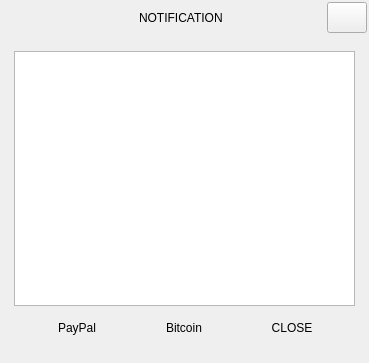
<?xml version="1.0" encoding="UTF-8"?>
<ui version="4.0">
 <class>Notification</class>
 <widget class="QWidget" name="Notification">
  <property name="geometry">
   <rect>
    <x>0</x>
    <y>0</y>
    <width>369</width>
    <height>363</height>
   </rect>
  </property>
  <property name="minimumSize">
   <size>
    <width>369</width>
    <height>363</height>
   </size>
  </property>
  <property name="windowTitle">
   <string>NOTIFICATION</string>
  </property>
  <layout class="QGridLayout" name="gridLayout">
   <property name="leftMargin">
    <number>1</number>
   </property>
   <property name="topMargin">
    <number>1</number>
   </property>
   <property name="rightMargin">
    <number>1</number>
   </property>
   <property name="bottomMargin">
    <number>1</number>
   </property>
   <property name="spacing">
    <number>0</number>
   </property>
   <item row="0" column="0">
    <widget class="QWidget" name="widget_main" native="true">
     <layout class="QGridLayout" name="gridLayout_3">
      <property name="leftMargin">
       <number>1</number>
      </property>
      <property name="topMargin">
       <number>1</number>
      </property>
      <property name="rightMargin">
       <number>1</number>
      </property>
      <property name="bottomMargin">
       <number>1</number>
      </property>
      <property name="spacing">
       <number>0</number>
      </property>
      <item row="0" column="0">
       <widget class="QFrame" name="frame_main">
        <property name="minimumSize">
         <size>
          <width>0</width>
          <height>0</height>
         </size>
        </property>
        <property name="maximumSize">
         <size>
          <width>3840</width>
          <height>2160</height>
         </size>
        </property>
        <property name="frameShape">
         <enum>QFrame::Shape::NoFrame</enum>
        </property>
        <property name="frameShadow">
         <enum>QFrame::Shadow::Raised</enum>
        </property>
        <layout class="QGridLayout" name="gridLayout_2">
         <property name="leftMargin">
          <number>0</number>
         </property>
         <property name="topMargin">
          <number>0</number>
         </property>
         <property name="rightMargin">
          <number>0</number>
         </property>
         <property name="bottomMargin">
          <number>9</number>
         </property>
         <item row="1" column="0" colspan="3">
          <widget class="QFrame" name="frame">
           <property name="minimumSize">
            <size>
             <width>0</width>
             <height>250</height>
            </size>
           </property>
           <property name="frameShape">
            <enum>QFrame::Shape::NoFrame</enum>
           </property>
           <property name="frameShadow">
            <enum>QFrame::Shadow::Raised</enum>
           </property>
           <layout class="QGridLayout" name="gridLayout_4">
            <property name="leftMargin">
             <number>12</number>
            </property>
            <property name="topMargin">
             <number>12</number>
            </property>
            <property name="rightMargin">
             <number>12</number>
            </property>
            <property name="bottomMargin">
             <number>12</number>
            </property>
            <property name="horizontalSpacing">
             <number>0</number>
            </property>
            <property name="verticalSpacing">
             <number>9</number>
            </property>
            <item row="1" column="3">
             <widget class="QPushButton" name="buttonBitcoin">
              <property name="enabled">
               <bool>true</bool>
              </property>
              <property name="sizePolicy">
               <sizepolicy hsizetype="Fixed" vsizetype="Fixed">
                <horstretch>0</horstretch>
                <verstretch>0</verstretch>
               </sizepolicy>
              </property>
              <property name="minimumSize">
               <size>
                <width>90</width>
                <height>25</height>
               </size>
              </property>
              <property name="maximumSize">
               <size>
                <width>90</width>
                <height>25</height>
               </size>
              </property>
              <property name="text">
               <string>Bitcoin</string>
              </property>
              <property name="autoDefault">
               <bool>false</bool>
              </property>
              <property name="flat">
               <bool>true</bool>
              </property>
             </widget>
            </item>
            <item row="1" column="2">
             <spacer name="spacerBitcoin">
              <property name="orientation">
               <enum>Qt::Orientation::Horizontal</enum>
              </property>
              <property name="sizeHint" stdset="0">
               <size>
                <width>40</width>
                <height>20</height>
               </size>
              </property>
             </spacer>
            </item>
            <item row="1" column="0">
             <spacer name="spacerPayPal">
              <property name="orientation">
               <enum>Qt::Orientation::Horizontal</enum>
              </property>
              <property name="sizeHint" stdset="0">
               <size>
                <width>40</width>
                <height>20</height>
               </size>
              </property>
             </spacer>
            </item>
            <item row="1" column="4">
             <spacer name="spacerClose">
              <property name="orientation">
               <enum>Qt::Orientation::Horizontal</enum>
              </property>
              <property name="sizeHint" stdset="0">
               <size>
                <width>40</width>
                <height>20</height>
               </size>
              </property>
             </spacer>
            </item>
            <item row="1" column="1">
             <widget class="QPushButton" name="buttonPayPal">
              <property name="enabled">
               <bool>true</bool>
              </property>
              <property name="sizePolicy">
               <sizepolicy hsizetype="Fixed" vsizetype="Fixed">
                <horstretch>0</horstretch>
                <verstretch>0</verstretch>
               </sizepolicy>
              </property>
              <property name="minimumSize">
               <size>
                <width>90</width>
                <height>25</height>
               </size>
              </property>
              <property name="maximumSize">
               <size>
                <width>90</width>
                <height>25</height>
               </size>
              </property>
              <property name="text">
               <string>PayPal</string>
              </property>
              <property name="autoDefault">
               <bool>false</bool>
              </property>
              <property name="flat">
               <bool>true</bool>
              </property>
             </widget>
            </item>
            <item row="1" column="5">
             <widget class="QPushButton" name="buttonCancel">
              <property name="enabled">
               <bool>true</bool>
              </property>
              <property name="sizePolicy">
               <sizepolicy hsizetype="Fixed" vsizetype="Fixed">
                <horstretch>0</horstretch>
                <verstretch>0</verstretch>
               </sizepolicy>
              </property>
              <property name="minimumSize">
               <size>
                <width>90</width>
                <height>25</height>
               </size>
              </property>
              <property name="maximumSize">
               <size>
                <width>90</width>
                <height>25</height>
               </size>
              </property>
              <property name="text">
               <string>CLOSE</string>
              </property>
              <property name="autoDefault">
               <bool>false</bool>
              </property>
              <property name="flat">
               <bool>true</bool>
              </property>
             </widget>
            </item>
            <item row="1" column="6">
             <spacer name="horizontalSpacer_6">
              <property name="orientation">
               <enum>Qt::Orientation::Horizontal</enum>
              </property>
              <property name="sizeHint" stdset="0">
               <size>
                <width>40</width>
                <height>20</height>
               </size>
              </property>
             </spacer>
            </item>
            <item row="0" column="0" colspan="7">
             <widget class="QTextBrowser" name="textBrowser">
              <property name="html">
               <string notr="true">&lt;!DOCTYPE HTML PUBLIC &quot;-//W3C//DTD HTML 4.0//EN&quot; &quot;http://www.w3.org/TR/REC-html40/strict.dtd&quot;&gt;
&lt;html&gt;&lt;head&gt;&lt;meta name=&quot;qrichtext&quot; content=&quot;1&quot; /&gt;&lt;meta charset=&quot;utf-8&quot; /&gt;&lt;style type=&quot;text/css&quot;&gt;
p, li { white-space: pre-wrap; }
hr { height: 1px; border-width: 0; }
li.unchecked::marker { content: &quot;\2610&quot;; }
li.checked::marker { content: &quot;\2612&quot;; }
&lt;/style&gt;&lt;/head&gt;&lt;body style=&quot; font-family:'Noto Sans'; font-size:10pt; font-weight:400; font-style:normal;&quot;&gt;
&lt;p style=&quot;-qt-paragraph-type:empty; margin-top:0px; margin-bottom:0px; margin-left:0px; margin-right:0px; -qt-block-indent:0; text-indent:0px; font-family:'Cantarell';&quot;&gt;&lt;br /&gt;&lt;/p&gt;&lt;/body&gt;&lt;/html&gt;</string>
              </property>
             </widget>
            </item>
           </layout>
          </widget>
         </item>
         <item row="0" column="0" colspan="3">
          <widget class="QFrame" name="frame_top">
           <property name="sizePolicy">
            <sizepolicy hsizetype="Expanding" vsizetype="Expanding">
             <horstretch>0</horstretch>
             <verstretch>0</verstretch>
            </sizepolicy>
           </property>
           <property name="minimumSize">
            <size>
             <width>0</width>
             <height>31</height>
            </size>
           </property>
           <property name="maximumSize">
            <size>
             <width>3840</width>
             <height>31</height>
            </size>
           </property>
           <property name="mouseTracking">
            <bool>false</bool>
           </property>
           <property name="acceptDrops">
            <bool>false</bool>
           </property>
           <property name="frameShape">
            <enum>QFrame::Shape::NoFrame</enum>
           </property>
           <property name="frameShadow">
            <enum>QFrame::Shadow::Raised</enum>
           </property>
           <layout class="QGridLayout" name="gridLayout_7">
            <property name="sizeConstraint">
             <enum>QLayout::SizeConstraint::SetDefaultConstraint</enum>
            </property>
            <property name="leftMargin">
             <number>0</number>
            </property>
            <property name="topMargin">
             <number>0</number>
            </property>
            <property name="rightMargin">
             <number>0</number>
            </property>
            <property name="bottomMargin">
             <number>0</number>
            </property>
            <property name="spacing">
             <number>0</number>
            </property>
            <item row="0" column="6">
             <widget class="QPushButton" name="closeWindow">
              <property name="enabled">
               <bool>true</bool>
              </property>
              <property name="sizePolicy">
               <sizepolicy hsizetype="Minimum" vsizetype="Expanding">
                <horstretch>0</horstretch>
                <verstretch>0</verstretch>
               </sizepolicy>
              </property>
              <property name="minimumSize">
               <size>
                <width>40</width>
                <height>31</height>
               </size>
              </property>
              <property name="maximumSize">
               <size>
                <width>40</width>
                <height>31</height>
               </size>
              </property>
              <property name="text">
               <string/>
              </property>
              <property name="iconSize">
               <size>
                <width>16</width>
                <height>16</height>
               </size>
              </property>
             </widget>
            </item>
            <item row="0" column="0">
             <spacer name="horizontalSpacer_2">
              <property name="orientation">
               <enum>Qt::Orientation::Horizontal</enum>
              </property>
              <property name="sizeType">
               <enum>QSizePolicy::Policy::Fixed</enum>
              </property>
              <property name="sizeHint" stdset="0">
               <size>
                <width>12</width>
                <height>20</height>
               </size>
              </property>
             </spacer>
            </item>
            <item row="0" column="2">
             <spacer name="horizontalSpacer">
              <property name="orientation">
               <enum>Qt::Orientation::Horizontal</enum>
              </property>
              <property name="sizeHint" stdset="0">
               <size>
                <width>40</width>
                <height>20</height>
               </size>
              </property>
             </spacer>
            </item>
            <item row="1" column="6">
             <spacer name="verticalSpacer">
              <property name="orientation">
               <enum>Qt::Orientation::Vertical</enum>
              </property>
              <property name="sizeHint" stdset="0">
               <size>
                <width>20</width>
                <height>10</height>
               </size>
              </property>
             </spacer>
            </item>
            <item row="0" column="4">
             <spacer name="horizontalSpacer_9">
              <property name="orientation">
               <enum>Qt::Orientation::Horizontal</enum>
              </property>
              <property name="sizeHint" stdset="0">
               <size>
                <width>40</width>
                <height>20</height>
               </size>
              </property>
             </spacer>
            </item>
            <item row="0" column="3">
             <widget class="QLabel" name="label_title">
              <property name="text">
               <string>NOTIFICATION</string>
              </property>
             </widget>
            </item>
            <item row="0" column="1">
             <widget class="QLabel" name="labelWindowIcon">
              <property name="minimumSize">
               <size>
                <width>20</width>
                <height>20</height>
               </size>
              </property>
              <property name="maximumSize">
               <size>
                <width>20</width>
                <height>20</height>
               </size>
              </property>
              <property name="text">
               <string/>
              </property>
              <property name="pixmap">
               <pixmap resource="files.qrc">:/resources/icons/64x64/cine-encoder.png</pixmap>
              </property>
              <property name="scaledContents">
               <bool>true</bool>
              </property>
             </widget>
            </item>
           </layout>
          </widget>
         </item>
        </layout>
       </widget>
      </item>
     </layout>
    </widget>
   </item>
  </layout>
 </widget>
 <resources>
  <include location="files.qrc"/>
 </resources>
 <connections/>
</ui>
